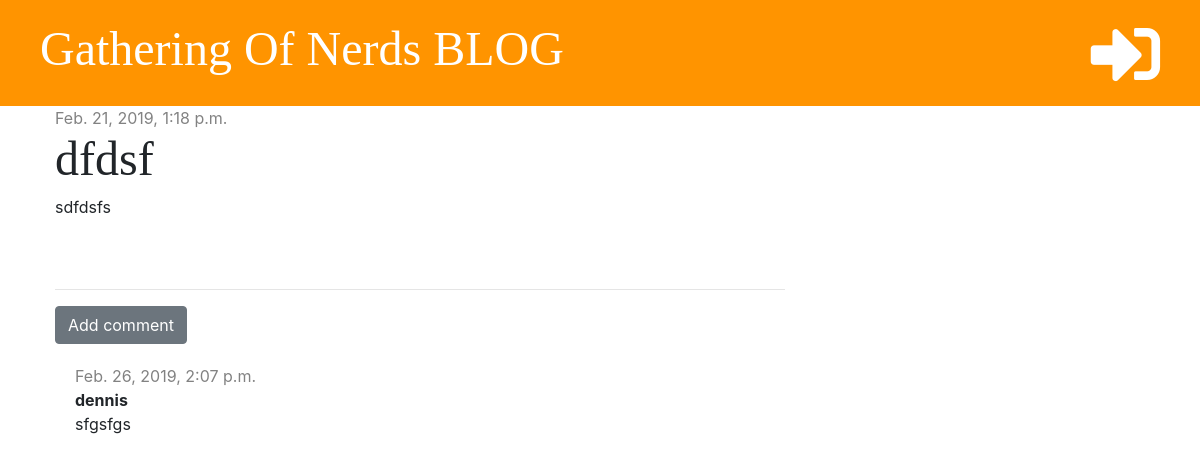
/post/16/, run on the app's committed database.
### blog/models.py (models this page shows, shortened)
class Post(models.Model):
    author = models.ForeignKey('auth.User', on_delete=models.CASCADE)
    title = models.CharField(max_length=200)
    text = models.TextField()
    created_date = models.DateTimeField(default=timezone.now)
    published_date = models.DateTimeField(blank=True, null=True)

class Comment(models.Model):
    post = models.ForeignKey('blog.Post', on_delete=models.CASCADE, related_name='comments')
    author = models.CharField(max_length=200)
    text =models.TextField()
    created_date = models.DateTimeField(default=timezone.now)
    approved = models.BooleanField(default=False)

### blog/views.py (the view)
# urls.py: path('post/<int:pk>/', views.post_detail, name='post_detail'),
def post_detail(request, pk):
    post = get_object_or_404(Post, pk=pk)
    stuff_for_frontend = {'post': post}
    return render(request, 'blog/post_detail.html', stuff_for_frontend)

### blog/templates/blog/post_detail.html (shortened to what this page needs)
{% extends 'blog/base.html' %}
{% block content %}
    <div class="post">
        {% if post.published_date %}
            <div class="date">
                {{ post.published_date }}
            </div>
            {% else %}
            <a href="{% url 'post_publish' pk=post.pk %} " class="btn btn-primary">Publish</a>
        {% endif %}
        <h1>{{ post.title }}</h1>
        <p>{{ post.text|linebreaksbr }}</p>
    </div>
    <hr>
    <a href="{% url 'add_comment_to_post' pk=post.pk %}" class="btn btn-secondary">Add comment</a>
    {% for comment in post.comments.all %}
        {% if user.is_authenticated or comment.approved %}
            <div class="comment">
                <div class="date">
                    {{ comment.created_date }}
                </div>
                <strong>{{ comment.author }}</strong>
                <p>{{ comment.text }}</p>
            </div>
        {% endif %}
    {% empty %}
        <p>No comments yet...</p>
    {% endfor %}
{% endblock %}

### blog/static/css/blog.css (style rules this page uses)
h1, h2, h3, h4 { font-family: 'Tangerine', 'Inconsolata', 'Droid Sans', serif; font-size: 48px; }
.date { color: #828282; }
.post { margin-bottom: 70px; }
.comment { margin: 20px 0px 20px 20px; }

### data on the page
Post: published_date "Feb. 21, 2019, 1:18 p.m.", title "dfdsf", text "sdfdsfs"
Comment: created_date "Feb. 26, 2019, 2:07 p.m.", author "dennis", text "sfgsfgs"
